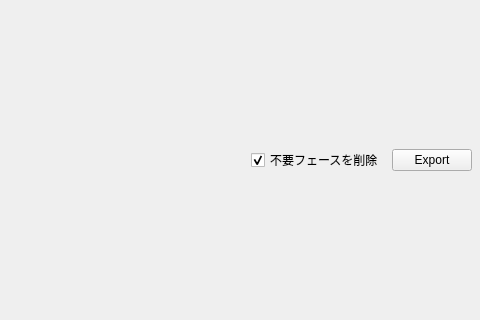
<?xml version="1.0" encoding="UTF-8"?>
<ui version="4.0">
 <class>MainWindow</class>
 <widget class="QMainWindow" name="MainWindow">
  <property name="geometry">
   <rect>
    <x>0</x>
    <y>0</y>
    <width>480</width>
    <height>320</height>
   </rect>
  </property>
  <property name="windowTitle">
   <string>PriariEnvExporter</string>
  </property>
  <widget class="QWidget" name="centralwidget">
   <layout class="QVBoxLayout" name="MainLayout">
    <property name="spacing">
     <number>0</number>
    </property>
    <property name="leftMargin">
     <number>0</number>
    </property>
    <property name="topMargin">
     <number>0</number>
    </property>
    <property name="rightMargin">
     <number>0</number>
    </property>
    <property name="bottomMargin">
     <number>0</number>
    </property>
    <item>
     <widget class="QWidget" name="widget" native="true">
      <layout class="QHBoxLayout" name="horizontalLayout">
       <property name="spacing">
        <number>8</number>
       </property>
       <property name="leftMargin">
        <number>8</number>
       </property>
       <property name="topMargin">
        <number>8</number>
       </property>
       <property name="rightMargin">
        <number>8</number>
       </property>
       <property name="bottomMargin">
        <number>8</number>
       </property>
       <item>
        <spacer name="horizontalSpacer">
         <property name="orientation">
          <enum>Qt::Horizontal</enum>
         </property>
         <property name="sizeHint" stdset="0">
          <size>
           <width>378</width>
           <height>20</height>
          </size>
         </property>
        </spacer>
       </item>
       <item>
        <widget class="QCheckBox" name="ShouldTrim">
         <property name="text">
          <string>不要フェースを削除</string>
         </property>
         <property name="checked">
          <bool>true</bool>
         </property>
        </widget>
       </item>
       <item>
        <widget class="QPushButton" name="ExecuteButton">
         <property name="text">
          <string>Export</string>
         </property>
        </widget>
       </item>
      </layout>
     </widget>
    </item>
   </layout>
  </widget>
 </widget>
 <resources/>
 <connections/>
</ui>
